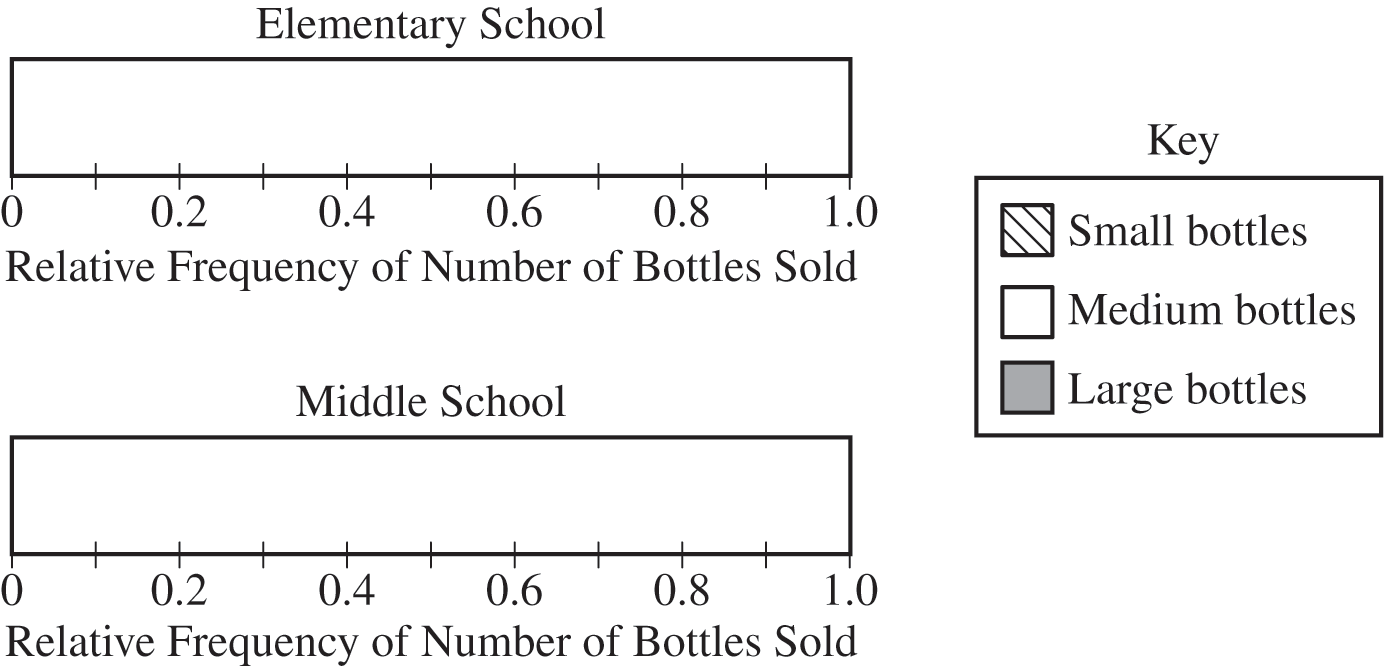
#> input picture scratch/raw_p6_embedded_img.png, 1384 x 666 px
$ python -i image_utils.py   (imports and definitions only)
#> lines starting #> are read from the running program, lines starting #| are printed output that depends on the picture; after the words box and inside, x2 and y2 are one past the last pixel; in counts of white or black regions, pixels touching at a corner belong together
"""Image pre-processing and whitespace trimming utilities for worksheet diagrams.

Extracts bounding boxes of actual visual drawings, trims empty white/transparent margins,
computes true aspect ratios, and validates minimum scale thresholds for legibility.
"""

from __future__ import annotations
from dataclasses import dataclass
from pathlib import Path
from typing import Any, Dict, List, Optional, Tuple
from PIL import Image, ImageChops, ImageFilter, ImageOps


@dataclass
class ScaleBoundsResult:
    """Scale bounds and classification for an image asset."""
    source_width_in: float
    source_height_in: float
    min_width_in: float
    preferred_width_in: float
    max_width_in: float
    category: str        # "formula_icon", "compact_shape", "detailed_diagram", "wide_grid"
    has_fine_text: bool
    elasticity: float


def auto_crop_image(
    image_path: str | Path,
    output_path: Optional[str | Path] = None,
    tolerance: int = 15,
    padding_px: int = 4,
) -> Tuple[Path, int, int, float]:
    """Trims solid white and transparent borders from an extracted diagram.

    Args:
        image_path: Path to original raster image.
        output_path: Optional path to save cropped result. If omitted, appends '_cropped'.
        tolerance: Color variance from pure white (0-255) to consider as background margin.
        padding_px: Safe perimeter padding in pixels to prevent clipping edge strokes.

    Returns:
        Tuple of (saved_cropped_path, width_px, height_px, aspect_ratio).
    """
#> called with image_path = '../../scratch/raw_p6_embedded_img.png', tolerance = 15, padding_px = 4
    src = Path(image_path)
    if not src.exists():
        raise FileNotFoundError(f"Image not found for cropping: {src}")

    with Image.open(src) as img:
        # Convert to RGBA for consistent border detection
#> img is the input picture: PIL image 1384x666 RGB; mean R, G, B 241.6, 241.4, 241.5
        rgba = img.convert("RGBA")
        width, height = rgba.size
#> width = 1384; height = 666

        # Split channels
        r, g, b, a = rgba.split()
#> a: PIL image 1384x666 L; every value is 255

        # Step 1: Detect non-transparent pixels
        # Pixels with alpha > 15 are potential content
        alpha_mask = a.point(lambda p: 255 if p > 15 else 0)

        # Step 2: Detect non-white pixels
        # An RGB pixel is "white background" if R > 255 - tol and G > 255 - tol and B > 255 - tol
        threshold = max(0, 255 - tolerance)
        r_dark = r.point(lambda p: 255 if p < threshold else 0)
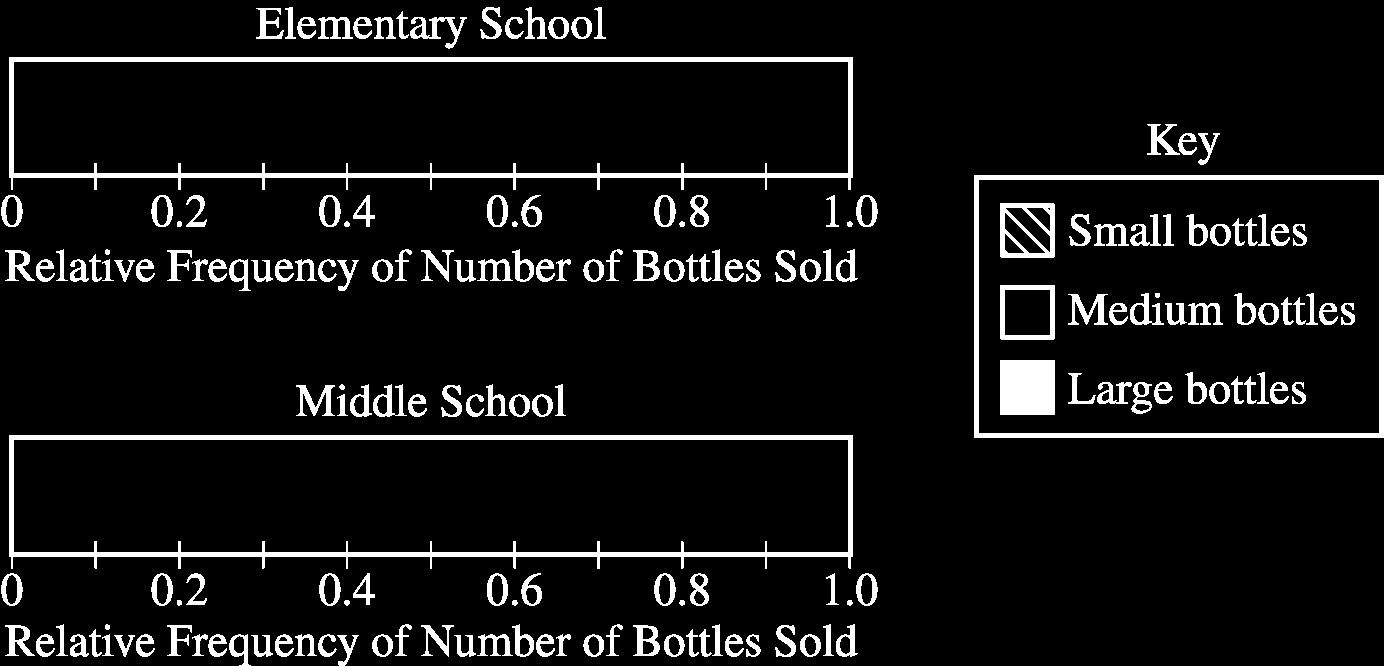
#> r_dark: PIL image 1384x666 L; 7.8% white; 180 white regions, largest, box (x1, y1, x2, y2) and area: (9, 435, 853, 569) 10166, (9, 57, 853, 190) 10138, (974, 175, 1384, 438) 6630
        g_dark = g.point(lambda p: 255 if p < threshold else 0)
#> g_dark: PIL image 1384x666 L; 7.7% white; 182 white regions, largest, box (x1, y1, x2, y2) and area: (9, 435, 853, 569) 10156, (9, 57, 853, 190) 10138, (974, 175, 1384, 438) 6629
        b_dark = b.point(lambda p: 255 if p < threshold else 0)

        # Combined color mask: any channel significantly below 255
        color_mask = ImageChops.lighter(r_dark, ImageChops.lighter(g_dark, b_dark))

        # Content is where it's not transparent AND not white
        content_mask = ImageChops.darker(alpha_mask, color_mask)

        bbox = content_mask.getbbox()
#> bbox = (1, 7, 1384, 666)

        if bbox is None:
            # Image is entirely blank or white; keep original
            crop_box = (0, 0, width, height)
        else:
            x0, y0, x1, y1 = bbox
#> x0 = 1; y0 = 7; x1 = 1384; y1 = 666
            # Apply safety padding
            x0 = max(0, x0 - padding_px)
#> x0 = 0
            y0 = max(0, y0 - padding_px)
#> y0 = 3
            x1 = min(width, x1 + padding_px)
            y1 = min(height, y1 + padding_px)
            crop_box = (x0, y0, x1, y1)
#> crop_box = (0, 3, 1384, 666)

        cropped_img = img.crop(crop_box)
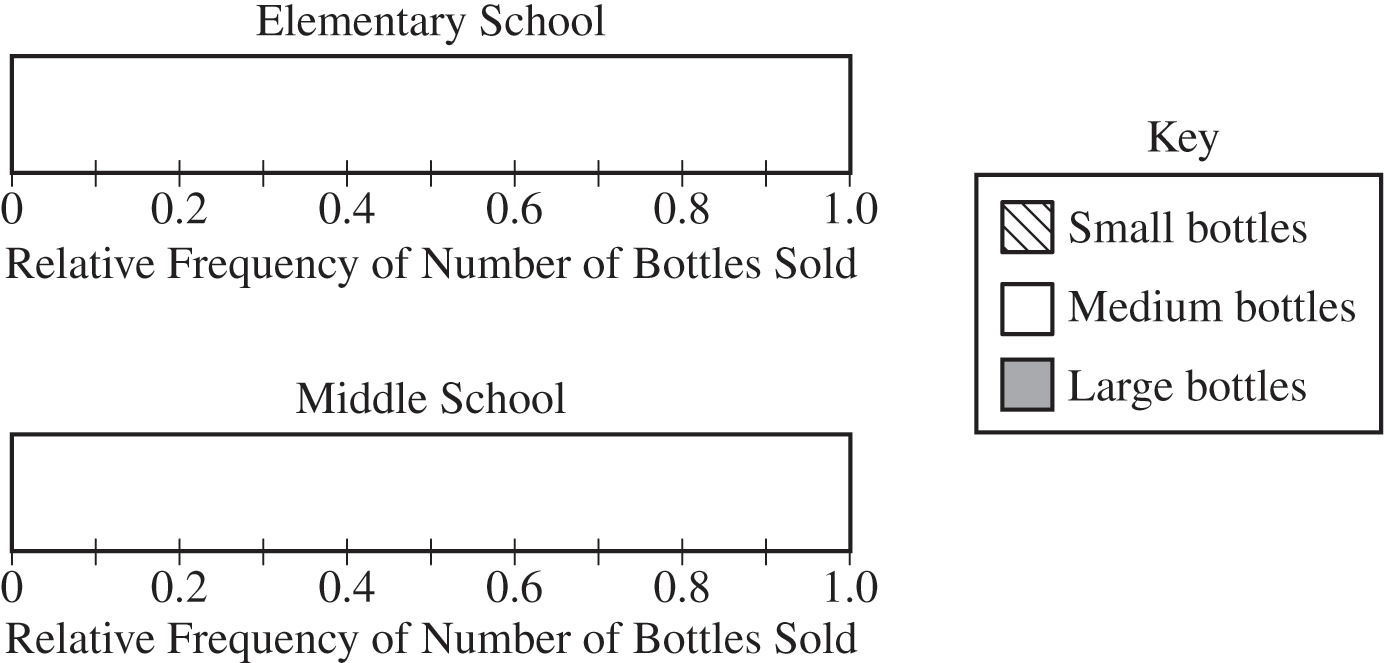
#> cropped_img: PIL image 1384x663 RGB; mean R, G, B 241.5, 241.4, 241.5
        crop_w, crop_h = cropped_img.size
#> crop_w = 1384; crop_h = 663
        aspect_ratio = float(crop_h) / float(crop_w) if crop_w > 0 else 1.0
#> aspect_ratio = 0.479

        if output_path is None:
            out_p = src.parent / f"{src.stem}_cropped{src.suffix}"
        else:
            out_p = Path(output_path)

        out_p.parent.mkdir(parents=True, exist_ok=True)
        # Preserve format or default to PNG
        fmt = img.format if img.format else "PNG"
#> fmt = 'PNG'
        cropped_img.save(str(out_p), format=fmt)

        return out_p, crop_w, crop_h, aspect_ratio


# [186 lines left out: functions inspect_diagram_dimensions, estimate_image_scale_bounds, audit_image_boundaries, not called in this run]


class ImageBoundaryAuditor:
    """Audits image edge perimeters for non-background pixels indicative of cutoffs."""

    def __init__(self, bg_threshold: int = 240, edge_density_tolerance: float = 0.015):
        self.bg_threshold = bg_threshold
        self.edge_density_tolerance = edge_density_tolerance

    # [6 lines left out: function audit_image_file, not called in this run]

>>> result = auto_crop_image('../../scratch/raw_p6_embedded_img.png')

$ run again, on scratch/test_p1_top_resolved.png
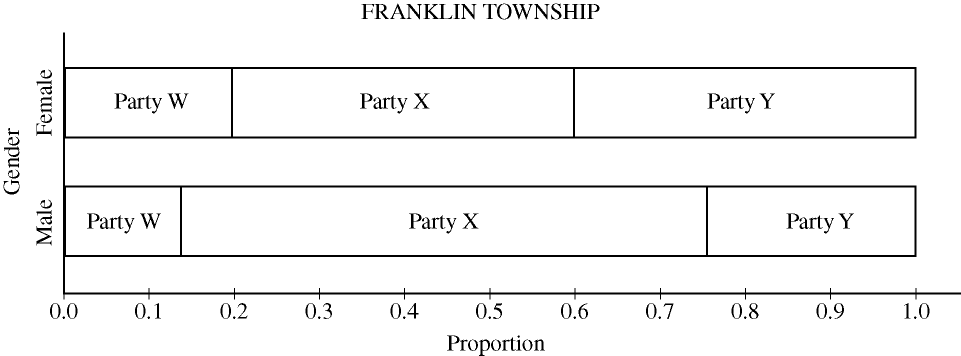
#> input picture scratch/test_p1_top_resolved.png, 1921 x 711 px (shown at 1/2 size)
#> in auto_crop_image, img is the input picture: PIL image 1921x711 RGB; 95.5% white; 103 black regions (12 under 20 px), largest, box (x1, y1, x2, y2) and area: (126, 65, 1921, 599) 40688, (847, 8, 905, 38) 538, (73, 452, 103, 491) 428
#> a: PIL image 1921x711 L; every value is 255
#> in auto_crop_image, `r_dark = r.point(lambda p: 255 if p < threshold else 0)`:
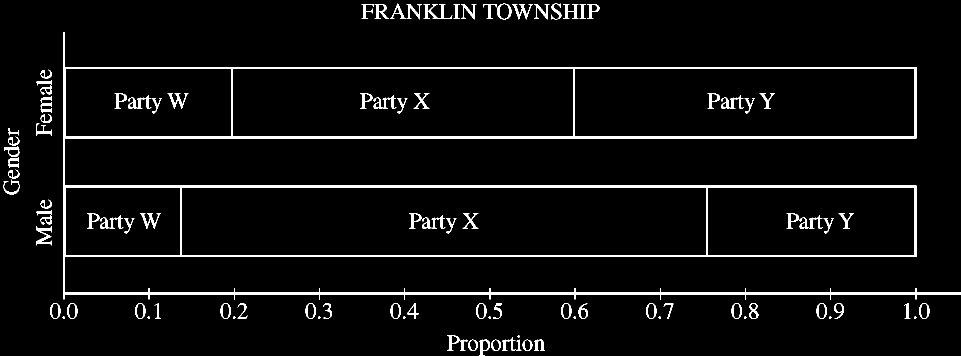
#> r_dark: PIL image 1921x711 L (shown at 1/2 size); 4.5% white; 103 white regions (12 under 20 px), largest, box (x1, y1, x2, y2) and area: (126, 65, 1921, 599) 40688, (847, 8, 905, 38) 538, (73, 452, 103, 491) 428
#> bbox = (7, 7, 1921, 711)
#> in auto_crop_image, `x0, y0, x1, y1 = bbox`: x0 = 7; x1 = 1921; y1 = 711
#> in auto_crop_image, `x0 = max(0, x0 - padding_px)`: x0 = 3
#> crop_box = (3, 3, 1921, 711)
#> in auto_crop_image, `cropped_img = img.crop(crop_box)`:
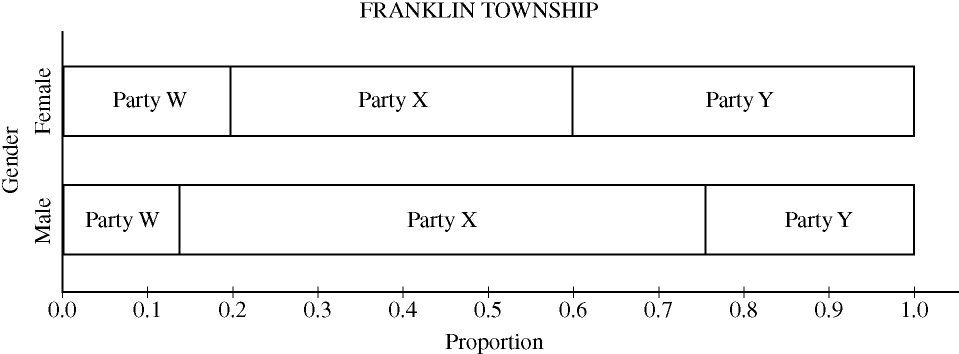
#> cropped_img: PIL image 1918x708 RGB (shown at 1/2 size); 95.5% white; 103 black regions (12 under 20 px), largest, box (x1, y1, x2, y2) and area: (123, 62, 1918, 596) 40688, (844, 5, 902, 35) 538, (70, 449, 100, 488) 428

$ run again, on scratch/test_p7_resolved.png
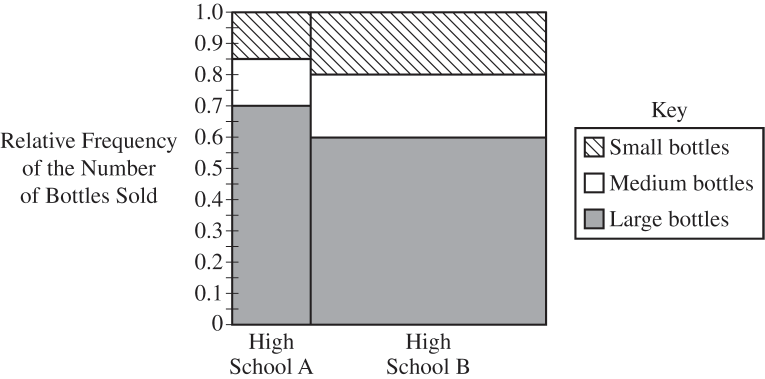
#> input picture scratch/test_p7_resolved.png, 1529 x 758 px (shown at 1/2 size)
#> in auto_crop_image, img is the input picture: PIL image 1529x758 RGB; mean R, G, B 225.5, 225.8, 226.5
#> a: PIL image 1529x758 L; every value is 255
#> in auto_crop_image, `r_dark = r.point(lambda p: 255 if p < threshold else 0)`:
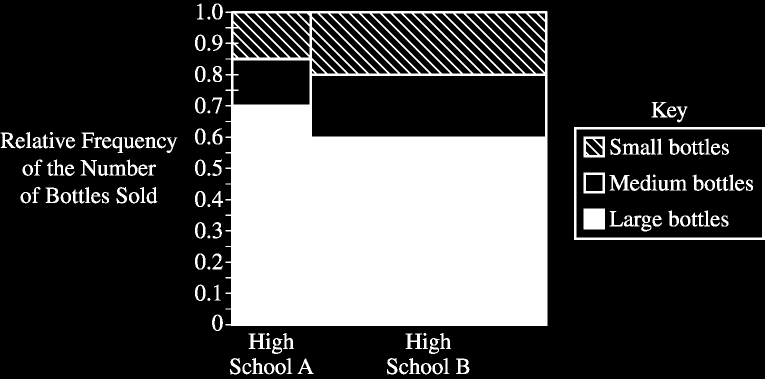
#> r_dark: PIL image 1529x758 L (shown at 1/2 size); 27.4% white; 141 white regions, largest, box (x1, y1, x2, y2) and area: (451, 22, 1095, 652) 277123, (1148, 254, 1529, 480) 5970, (1167, 417, 1210, 459) 1806
#> g_dark: PIL image 1529x758 L; 27.1% white; 142 white regions, largest, box (x1, y1, x2, y2) and area: (451, 22, 1095, 652) 275427, (1148, 254, 1529, 480) 5970, (1167, 417, 1210, 459) 1806
#> bbox = (1, 7, 1529, 749)
#> in auto_crop_image, `x0, y0, x1, y1 = bbox`: x0 = 1; y0 = 7; x1 = 1529; y1 = 749
#> in auto_crop_image, `x0 = max(0, x0 - padding_px)`: x0 = 0
#> in auto_crop_image, `y0 = max(0, y0 - padding_px)`: y0 = 3
#> in auto_crop_image, `y1 = min(height, y1 + padding_px)`: y1 = 753
#> crop_box = (0, 3, 1529, 753)
#> in auto_crop_image, `cropped_img = img.crop(crop_box)`:
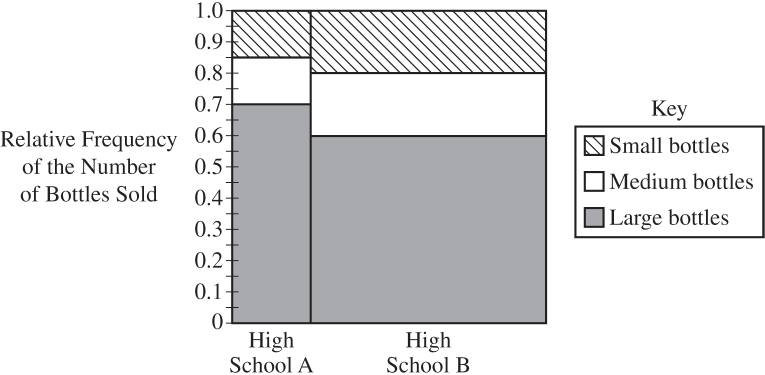
#> cropped_img: PIL image 1529x750 RGB (shown at 1/2 size); mean R, G, B 225.1, 225.4, 226.2
